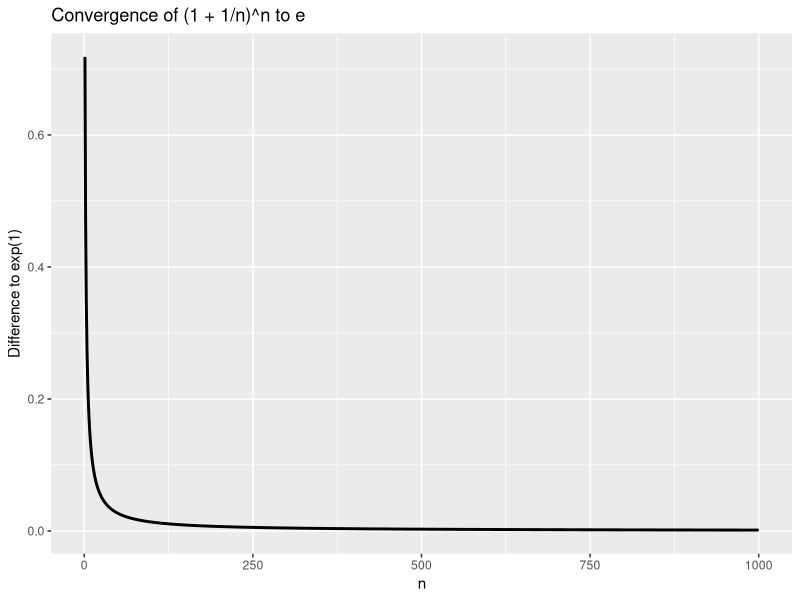
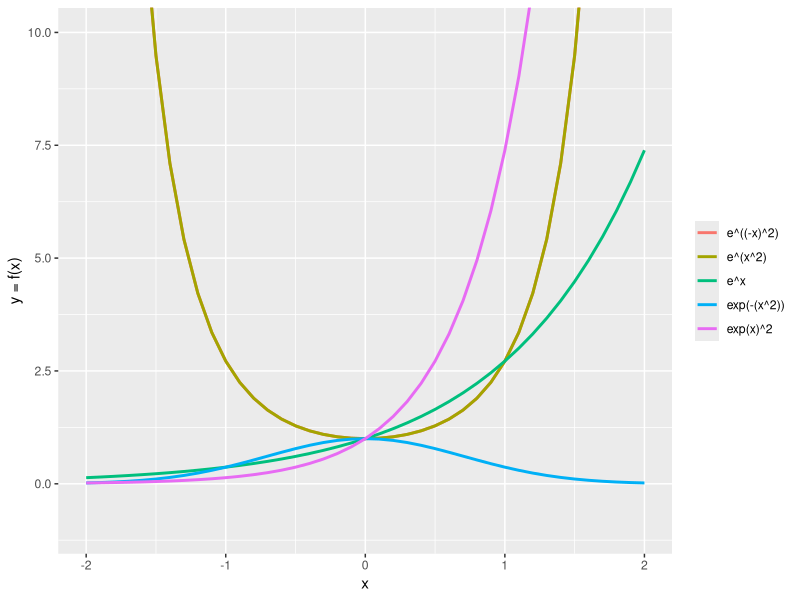
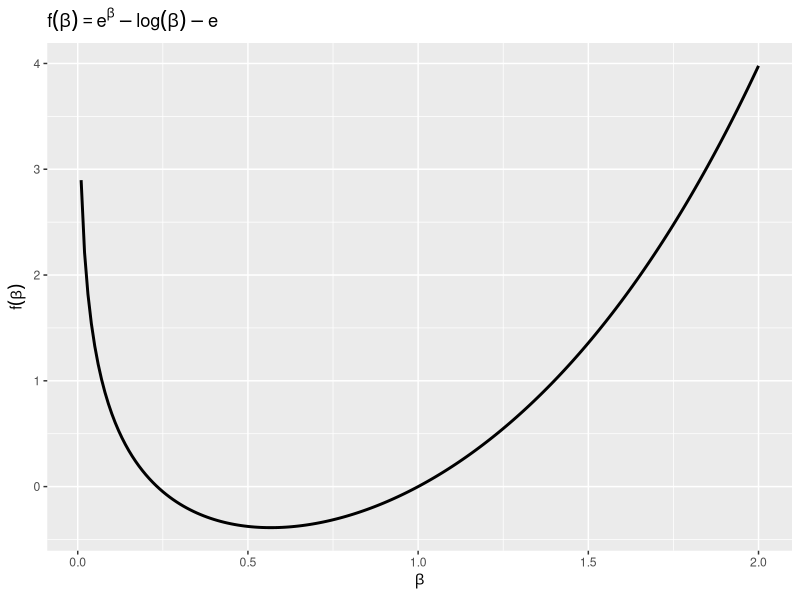
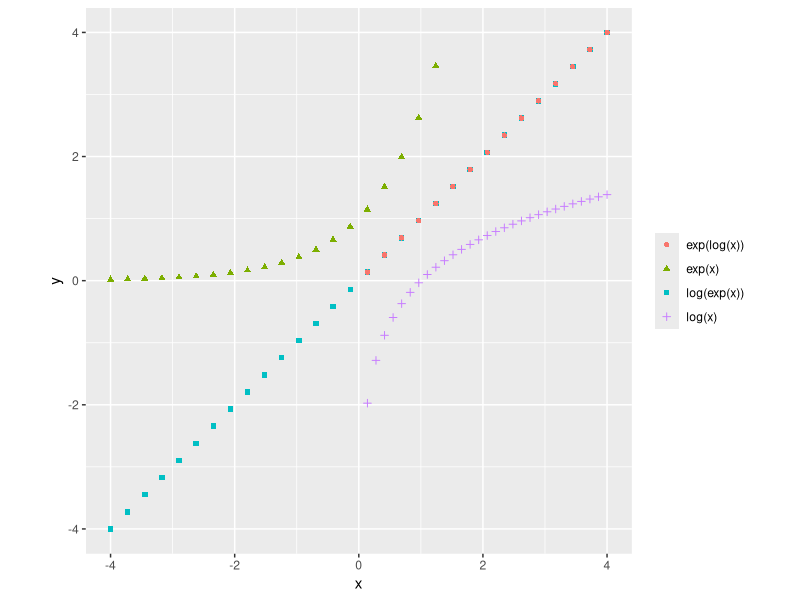

These figures' R source, in order:
## ---- chunk 1
#| message: false
library(ggplot2)
library(tidyr)
## ---- chunk 2
n_vals <- c(1, 2, 5, 10)

for (n in n_vals) {
  e_est <- (1 + 1/n)^n
  cat(sprintf("n: %2.0f,  est.e: %6.5f,  diff to e: %9.7f\n",
              n, e_est, exp(1) - e_est))
}
## ---- chunk 3
n <- 1:1000
e_diffs <- exp(1) - (1 + 1/n)^n

ggplot(data.frame(n = n, diff = e_diffs), aes(n, diff)) +
  geom_line(linewidth = 1) +
  labs(x = "n", y = "Difference to exp(1)",
       title = "Convergence of (1 + 1/n)^n to e")
## ---- chunk 4
x_domain <- c(-2, 2)
x <- seq(x_domain[1], x_domain[2], length.out = 41)

data.frame(
  x   = x,
  `e^x`          = exp(x),
  `e^(x^2)`      = exp(x^2),
  `e^((-x)^2)`   = exp((-x)^2),
  `exp(-(x^2))`  = exp(-(x^2)),
  `exp(x)^2`     = exp(x)^2,
  check.names = FALSE
) |>
  pivot_longer(-x, names_to = "fun", values_to = "y") |>
  ggplot(aes(x = x, y = y, color = fun)) +
  geom_line(linewidth = 1) +
  coord_cartesian(xlim = x_domain, ylim = c(-1, 10)) +
  labs(x = "x", y = "y = f(x)", color = NULL) +
  theme(legend.position = "right")
## ---- chunk 5
beta <- seq(0.01, 2, length.out = 200)   # avoid log(0)
y    <- exp(beta) - log(beta) - exp(1)

ggplot(data.frame(beta = beta, y = y), aes(beta, y)) +
  geom_line(linewidth = 1) +
  labs(x = expression(beta),
       y = expression(f(beta)),
       title = expression(f(beta) == e^beta - log(beta) - e))
## ---- chunk 6
x_log <- seq(0.001, 4, length.out = 30)
x_exp <- seq(-4, 4, length.out = 30)

df <- rbind(
  data.frame(x = x_log, y = log(x_log),              fun = "log(x)"),
  data.frame(x = x_exp, y = exp(x_exp),              fun = "exp(x)"),
  data.frame(x = x_exp, y = log(exp(x_exp)),         fun = "log(exp(x))"),
  data.frame(x = x_exp, y = exp(log(x_exp)),         fun = "exp(log(x))")
)

ggplot(df, aes(x = x, y = y, color = fun, shape = fun)) +
  geom_point(size = 1.5) +
  coord_fixed(xlim = c(-4, 4), ylim = c(-4, 4)) +
  labs(x = "x", y = "y", color = NULL, shape = NULL)
